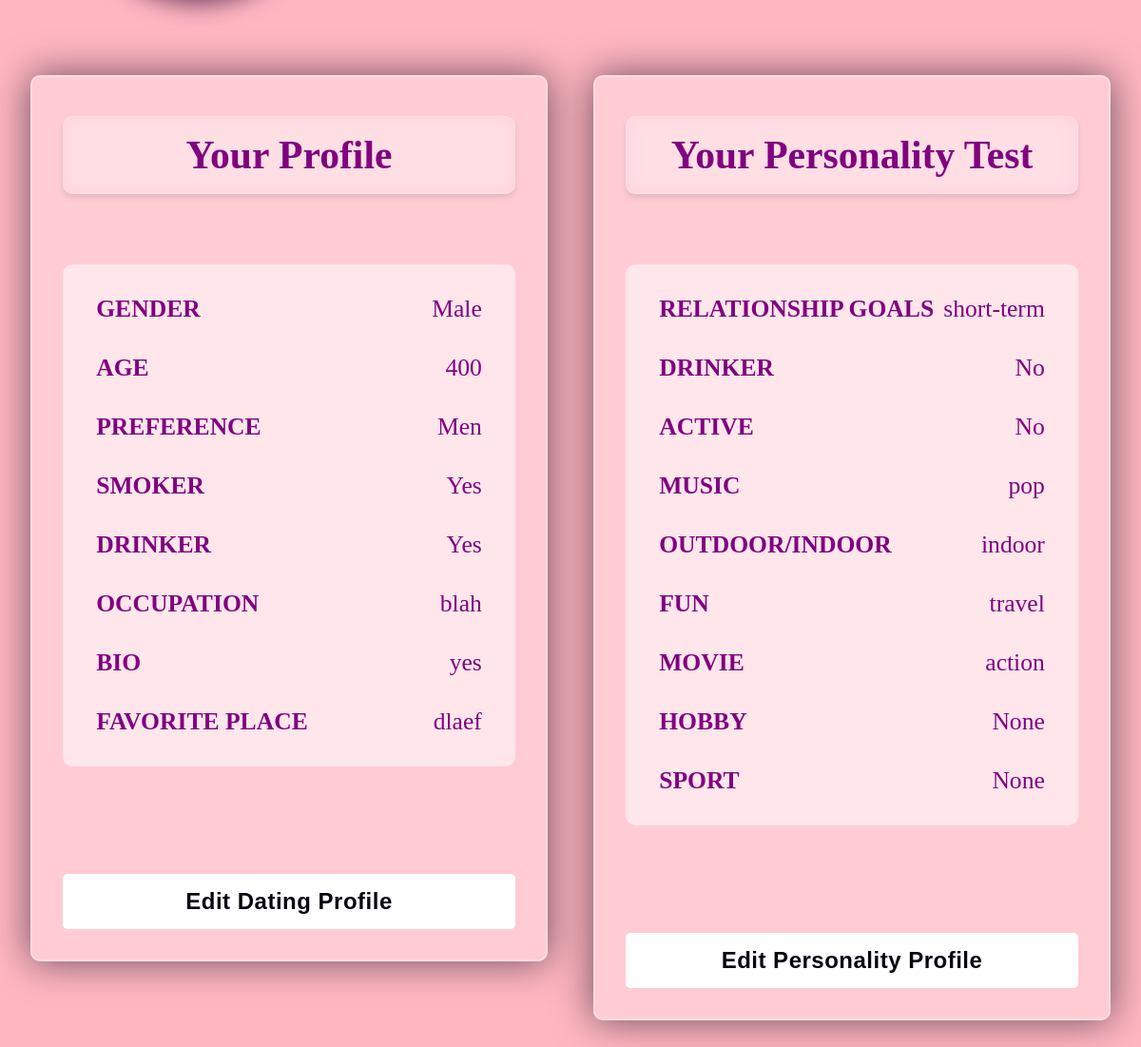
Before: /profile/ (signed in, lower part) with the older database file.
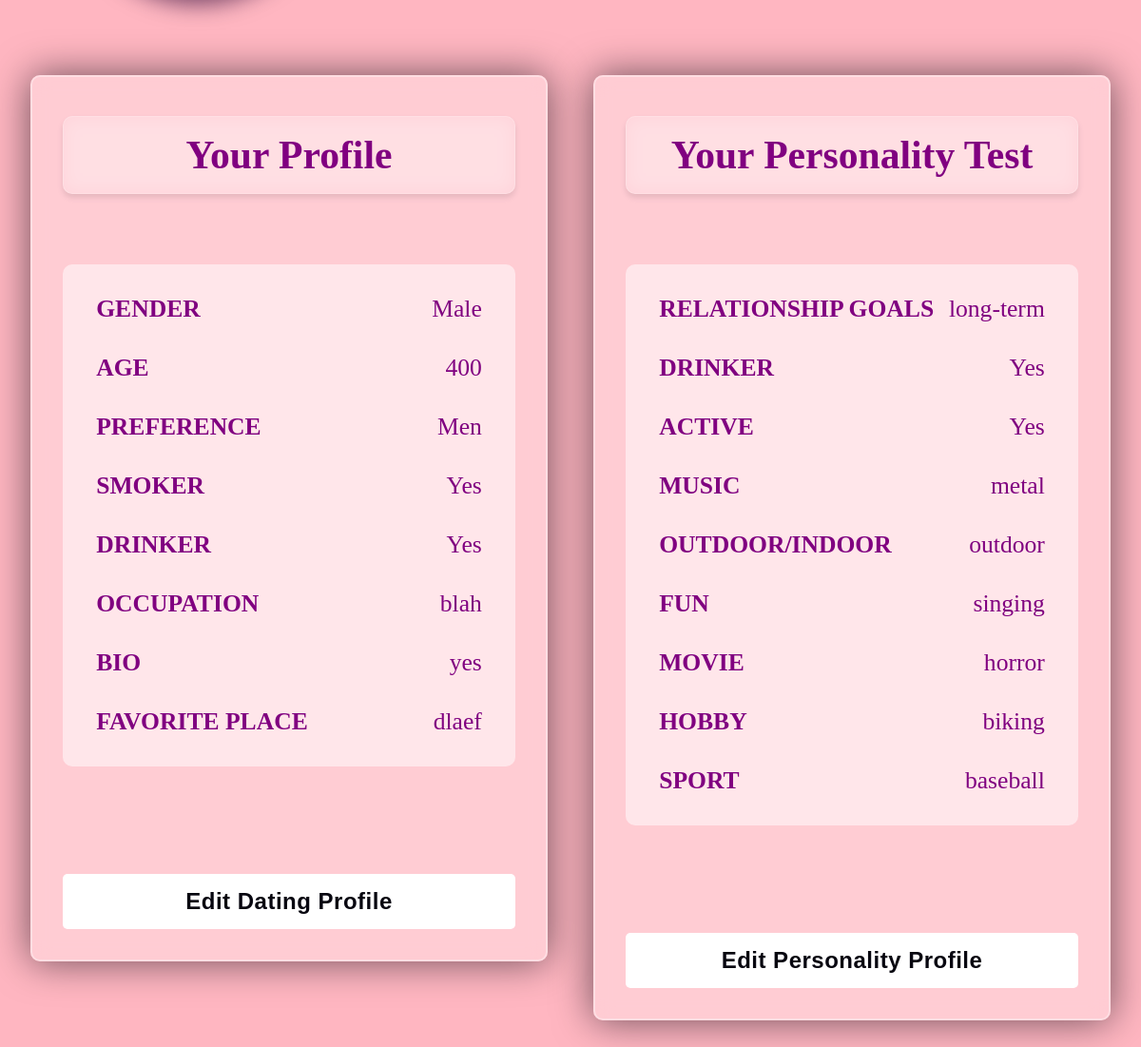
After: the same page with the newer database file.
### app/models.py (models this page shows)
class PersonalityProfile(models.Model):
    user_profile = models.ForeignKey(
        DatingProfile,
        on_delete=models.CASCADE,
        related_name="dating_profile_user",
        null=True,
    )
    created = models.BooleanField(default=False)
    yes_or_no_options = (("Yes", "YES"), ("No", "NO"))
    what_are_you_looking_for_options = (
        ("long-term", "Long-term partner"),
        ("short-term", "Short-term partner"),
        ("firguring-out", "Still figuring out"),
    )
    music_options = (
        ("metal", "METAL"),
        ("classic", "CLASSIC"),
        ("country", "COUNTRY"),
        ("pop", "POP"),
        ("hip-hop", "HIP-HOP"),
        ("gospel", "GOSPEL"),
    )
    outdoor_indoor_options = (("outdoor", "OUTDOOR"), ("indoor", "INDOOR"))
    what_do_you_do_for_fun_options = (
        ("hiking", "HIKING"),
        ("gaming", "GAMING"),
        ("reading", "READING"),
        ("singing", "SINGING"),
        ("sports", "SPORTS"),
        ("dancing", "DANCING"),
        ("travel", "TRAVEL"),
        ("poetry", "POETRY"),
        ("music", "MUSIC"),
    )
    movie_genre_options = (
        ("horror", "HORROR"),
        ("romance", "ROMANCE"),
        ("comedy", "COMEDY"),
        ("action", "ACTION"),
        ("anime", "ANIME"),
        ("sci-fi", "SCI-FI"),
    )
    hobby_options = (
        ("biking", "BIKING"),
        ("knitting", "KNITTING"),
        ("painting", "PAINTING"),
        ("bird-watching", "BIRD-WATCHING"),
        ("antiquing", "ANTIQUING"),
        ("couch-potato", "COUCH-POTATO"),
        ("kayaking", "KAYAKING"),
        ("swimming", "SWIMMING"),
    )
    sport_interest_options = (
        ("baseball", "BASEBALL"),
        ("basketball", "BASKETBALL"),
        ("tennis", "TENNIS"),
        ("football", "FOOTBALL"),
        ("soccer", "SOCCER"),
        ("skate", "SKATING"),
        ("golf", "GOLF"),
    )
    interests = models.CharField(
        max_length=50, choices=what_are_you_looking_for_options, null=True
    )
    do_you_like_drinking = models.CharField(
        max_length=50, choices=yes_or_no_options, null=True
    )
    are_you_active = models.CharField(
        max_length=50, choices=yes_or_no_options, null=True
    )
    music_pick = models.CharField(max_length=300, choices=music_options, null=True)
    outdoor_indoor_pick = models.CharField(
        max_length=50, choices=outdoor_indoor_options, null=True
    )
    what_do_you_do_for_fun_pick = models.CharField(
        max_length=300, choices=what_do_you_do_for_fun_options, null=True
    )
    movie_pick = models.CharField(
        max_length=300, choices=movie_genre_options, null=True
    )
    hobby_pick = models.CharField(max_length=300, choices=hobby_options, null=True)
    sport_pick = models.CharField(
        max_length=300, choices=sport_interest_options, null=True
    )

### app/views.py (the view)
# urls.py: path("profile/", profileView, name="profile"),
@login_required(login_url="login")
def profileView(request):
    user = request.user
    user_profile = request.user.profile
    dating_profile, created = DatingProfile.objects.get_or_create(
        user_profile=user_profile
    )
    personality_profile, created = PersonalityProfile.objects.get_or_create(
        user_profile=dating_profile
    )
    dating_profile = DatingProfile.objects.get(user_profile=user_profile)
    context = {
        "user": user,
        "user_profile": user_profile,
        "dating_profile": dating_profile,
        "personality_profile": personality_profile,
    }
    return render(request, "userProfile.html", context)

### app/templates/userProfile.html (shortened to what the changed rows need)
{% extends 'base.html'%} {%block content%}
<div id="profile_information_container">
  <div id="dating_and_personality_profile_information_container">
    <div id="personality_profile_container">
      {% if personality_profile.created %}
      <div id="personality_profile_information_container">
        <div id="personality_profile_interests_container">
          <div class="profile_info_text">RELATIONSHIP GOALS</div>
          {{personality_profile.interests}}
        </div>
        <div id="personality_profile_do_you_like_drinking_container">
          <div class="profile_info_text">DRINKER</div>
          {{personality_profile.do_you_like_drinking}}
        </div>
        <div id="personality_profile_are_you_active_container">
          <div class="profile_info_text">ACTIVE</div>
          {{personality_profile.are_you_active}}
        </div>
        <div id="personality_profile_music_pick_container">
          <div class="profile_info_text">MUSIC</div>
          {{personality_profile.music_pick}}
        </div>
        <div id="personality_profile_outdoor_indoor_pick_container">
          <div class="profile_info_text">OUTDOOR/INDOOR</div>
          {{personality_profile.outdoor_indoor_pick}}
        </div>
        <div id="personality_profile_what_do_you_do_for_fun_container">
          <div class="profile_info_text">FUN</div>
          {{personality_profile.what_do_you_do_for_fun_pick}}
        </div>
        <div id="personality_profile_movie_pick_container">
          <div class="profile_info_text">MOVIE</div>
          {{personality_profile.movie_pick}}
        </div>
        <div id="personality_profile_hobby_pick_container">
          <div class="profile_info_text">HOBBY</div>
          {{personality_profile.hobby_pick}}
        </div>
        <div id="personality_profile_sport_pick_container">
          <div class="profile_info_text">SPORT</div>
          {{personality_profile.sport_pick}}
        </div>
      </div>
      {% endif %}
    </div>
  </div>
</div>
{%endblock content%}

Changed rows visible on the page:
changed PersonalityProfile: interests "short-term" → "long-term"; do_you_like_drinking "No" → "Yes"; are_you_active "No" → "Yes"; music_pick "pop" → "metal"; outdoor_indoor_pick "indoor" → "outdoor"; what_do_you_do_for_fun_pick "travel" → "singing"; movie_pick "action" → "horror"; hobby_pick "None" → "biking"; sport_pick "None" → "baseball"
